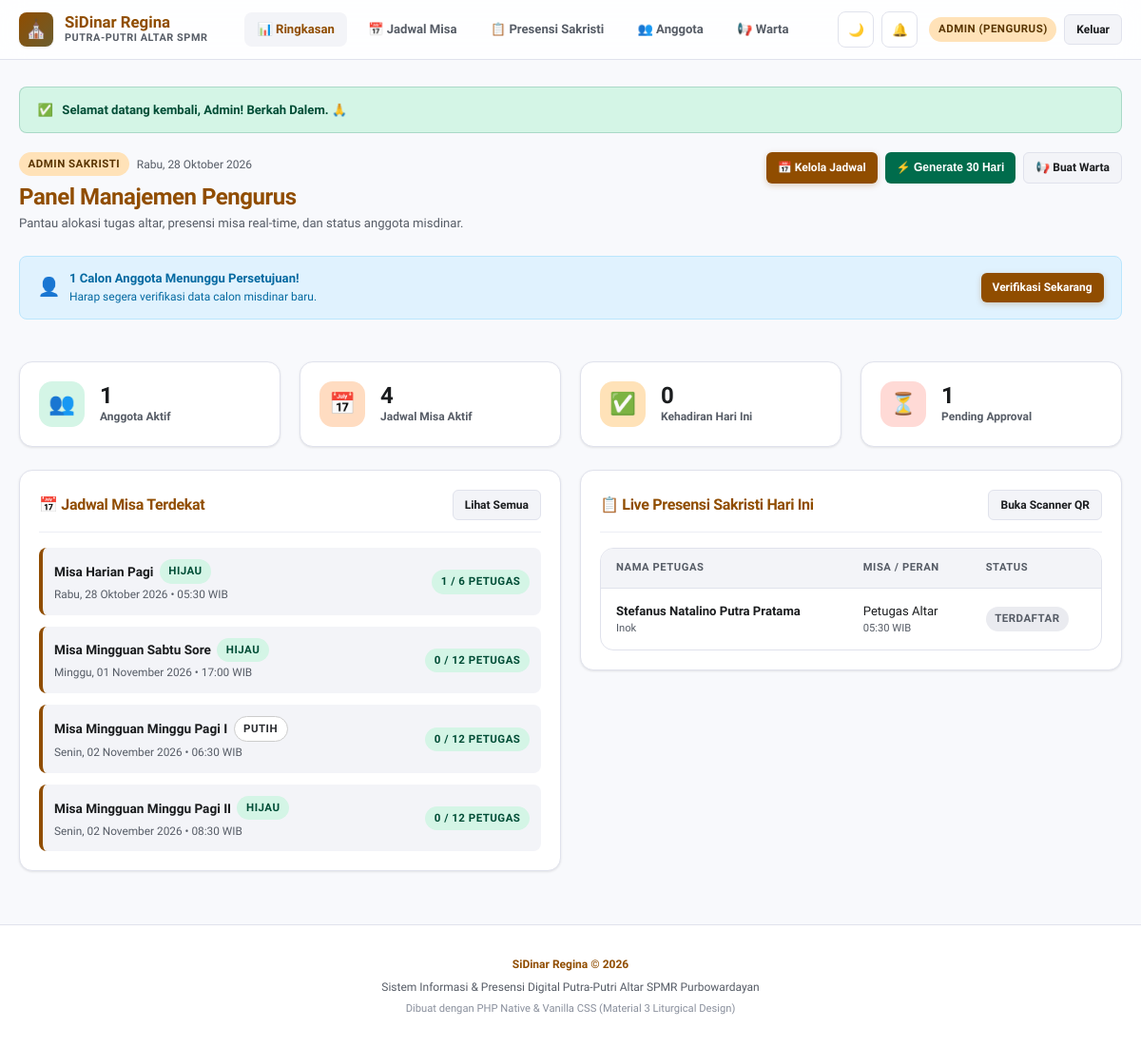
Screenshot of /pengurus/index.php (signed in) with the database file from the repository.
### tables this page shows
CREATE TABLE IF NOT EXISTS `mass_schedules` (
  `id` INT AUTO_INCREMENT PRIMARY KEY,
  `judul_misa` VARCHAR(255) NOT NULL,
  `kategori` ENUM('harian', 'mingguan') NOT NULL DEFAULT 'mingguan',
  `tanggal_misa` DATE NOT NULL,
  `jam_mulai` TIME NOT NULL,
  `kuota_maksimal` INT NOT NULL DEFAULT 12,
  `minggu_ke` INT NOT NULL DEFAULT 1,
  `tahun` INT NOT NULL DEFAULT 2026,
  `tahun_liturgi` VARCHAR(100) DEFAULT 'Tahun B / Liturgi Biasa',
  `warna_liturgi` ENUM('Hijau', 'Putih', 'Merah', 'Ungu', 'Merah Muda') NOT NULL DEFAULT 'Hijau',
  `nama_selebran` VARCHAR(255) DEFAULT 'Romo Paroki',
  `qr_token` VARCHAR(100) NULL,
  `created_at` DATETIME DEFAULT CURRENT_TIMESTAMP
);

CREATE TABLE IF NOT EXISTS `bookings` (
  `id` INT AUTO_INCREMENT PRIMARY KEY,
  `schedule_id` INT NOT NULL,
  `user_id` INT NOT NULL,
  `kategori_misa` ENUM('harian', 'mingguan') NOT NULL DEFAULT 'mingguan',
  `minggu_ke` INT NOT NULL DEFAULT 1,
  `tahun` INT NOT NULL DEFAULT 2026,
  `posisi_tugas` VARCHAR(100) NOT NULL DEFAULT 'Petugas Altar',
  `status_kehadiran` ENUM('terdaftar', 'hadir', 'terlambat', 'izin', 'alpa') NOT NULL DEFAULT 'terdaftar',
  `waktu_checkin` DATETIME NULL,
  `wa_reminder_sent` TINYINT(1) NOT NULL DEFAULT 0,
  `created_at` DATETIME DEFAULT CURRENT_TIMESTAMP,
  INDEX `idx_schedule` (`schedule_id`),
  INDEX `idx_user` (`user_id`),
  CONSTRAINT `fk_bookings_schedule` FOREIGN KEY (`schedule_id`) REFERENCES `mass_schedules` (`id`) ON DELETE CASCADE,
  CONSTRAINT `fk_bookings_user` FOREIGN KEY (`user_id`) REFERENCES `profiles` (`id`) ON DELETE CASCADE
);

CREATE TABLE IF NOT EXISTS `profiles` (
  `id` INT AUTO_INCREMENT PRIMARY KEY,
  `email` VARCHAR(191) NOT NULL UNIQUE,
  `password` VARCHAR(255) NOT NULL,
  `nama_lengkap` VARCHAR(255) NOT NULL,
  `nama_panggilan` VARCHAR(100) NOT NULL,
  `no_telepon` VARCHAR(50) NOT NULL,
  `asal_wilayah_teks` VARCHAR(255) NOT NULL,
  `jenjang` ENUM('SD', 'SMP', 'SMA/K', 'Mahasiswa', 'Umum') NOT NULL DEFAULT 'SMA/K',
  `role` ENUM('anggota', 'pengurus') NOT NULL DEFAULT 'anggota',
  `status` ENUM('pending', 'aktif', 'nonaktif') NOT NULL DEFAULT 'pending',
  `created_at` DATETIME DEFAULT CURRENT_TIMESTAMP,
  `updated_at` DATETIME DEFAULT CURRENT_TIMESTAMP ON UPDATE CURRENT_TIMESTAMP
);

### pengurus/index.php (the view, shortened to what this page needs)
<?php
require_once __DIR__ . '/../includes/functions.php';
$pdo = get_db();
$today = date('Y-m-d');
$countAnggota = $pdo->query("SELECT COUNT(*) FROM profiles WHERE role = 'anggota' AND status = 'aktif'")->fetchColumn();
$countPending = $pdo->query("SELECT COUNT(*) FROM profiles WHERE status = 'pending'")->fetchColumn();
$countJadwal = $pdo->prepare("SELECT COUNT(*) FROM mass_schedules WHERE tanggal_misa >= ?");
$countJadwal->execute([$today]);
$totalJadwal = $countJadwal->fetchColumn();
$countHadirHariIni = $pdo->prepare("
    SELECT COUNT(*) FROM bookings b
    JOIN mass_schedules s ON b.schedule_id = s.id
    WHERE s.tanggal_misa = ? AND b.status_kehadiran IN ('hadir', 'terlambat')
");
$countHadirHariIni->execute([$today]);
$totalHadir = $countHadirHariIni->fetchColumn();
$upcomingStmt = $pdo->prepare("
    SELECT s.*,
           (SELECT COUNT(*) FROM bookings WHERE schedule_id = s.id) AS terisi
    FROM mass_schedules s
    WHERE s.tanggal_misa >= ?
    ORDER BY s.tanggal_misa ASC, s.jam_mulai ASC
    LIMIT 5
");
$upcomingStmt->execute([$today]);
$upcomingSchedules = $upcomingStmt->fetchAll();
$presensiStmt = $pdo->prepare("
    SELECT b.*, s.judul_misa, s.jam_mulai, p.nama_lengkap, p.nama_panggilan
    FROM bookings b
    JOIN mass_schedules s ON b.schedule_id = s.id
    JOIN profiles p ON b.user_id = p.id
    WHERE s.tanggal_misa = ?
    ORDER BY b.waktu_checkin DESC, s.jam_mulai ASC
    LIMIT 6
");
$presensiStmt->execute([$today]);
$recentPresensi = $presensiStmt->fetchAll();
require_once __DIR__ . '/../includes/header.php';
?>
<div style="display: flex; flex-direction: column; gap: 1.5rem;">
  <div style="display: flex; justify-content: space-between; align-items: flex-start; flex-wrap: wrap; gap: 1rem;">
    <div>
      <div style="display: flex; align-items: center; gap: 0.5rem; margin-bottom: 0.25rem;">
        <span class="badge badge-amber">Admin Sakristi</span>
        <span style="font-size: 0.75rem; color: var(--text-muted);"><?= format_indo_date($today) ?></span>
      </div>
      <h1 style="font-size: 1.5rem; color: var(--primary);">Panel Manajemen Pengurus</h1>
      <p style="font-size: 0.82rem; color: var(--text-muted);">
        Pantau alokasi tugas altar, presensi misa real-time, dan status anggota misdinar.
      </p>
    </div>
    <div style="display: flex; gap: 0.5rem; flex-wrap: wrap;">
      <a href="jadwal.php" class="btn btn-primary btn-sm">📅 Kelola Jadwal</a>
      <button type="button" class="btn btn-emerald btn-sm" onclick="triggerAutoGenerate()">⚡ Generate 30 Hari</button>
      <a href="warta.php" class="btn btn-secondary btn-sm">📢 Buat Warta</a>
    </div>
  </div>
  <?php if ($countPending > 0): ?>
    <div class="alert alert-info" style="display: flex; justify-content: space-between; align-items: center;">
      <div style="display: flex; align-items: center; gap: 0.6rem;">
        <span style="font-size: 1.2rem;">👤</span>
        <div>
          <strong><?= $countPending ?> Calon Anggota Menunggu Persetujuan!</strong>
          <div style="font-size: 0.75rem; font-weight: normal;">Harap segera verifikasi data calon misdinar baru.</div>
        </div>
      </div>
      <a href="anggota.php" class="btn btn-primary btn-sm">Verifikasi Sekarang</a>
    </div>
  <?php endif; ?>
  <div class="grid grid-cols-4">
    <div class="card stat-card">
      <div class="stat-icon emerald">👥</div>
      <div class="stat-info">
        <div class="stat-value"><?= $countAnggota ?></div>
        <div class="stat-label">Anggota Aktif</div>
      </div>
    </div>
    <div class="card stat-card">
      <div class="stat-icon primary">📅</div>
      <div class="stat-info">
        <div class="stat-value"><?= $totalJadwal ?></div>
        <div class="stat-label">Jadwal Misa Aktif</div>
      </div>
    </div>
    <div class="card stat-card">
      <div class="stat-icon gold">✅</div>
      <div class="stat-info">
        <div class="stat-value"><?= $totalHadir ?></div>
        <div class="stat-label">Kehadiran Hari Ini</div>
      </div>
    </div>
    <div class="card stat-card">
      <div class="stat-icon red">⏳</div>
      <div class="stat-info">
        <div class="stat-value"><?= $countPending ?></div>
        <div class="stat-label">Pending Approval</div>
      </div>
    </div>
  </div>
  <div class="grid grid-cols-2" style="align-items: start;">
    <div class="card">
      <div class="card-header">
        <h3 class="card-title">📅 Jadwal Misa Terdekat</h3>
        <a href="jadwal.php" class="btn btn-secondary btn-sm">Lihat Semua</a>
      </div>
      <?php if (empty($upcomingSchedules)): ?>
        <p style="text-align: center; color: var(--text-muted); font-size: 0.8rem; padding: 1.5rem 0;">
          Belum ada jadwal misa aktif. Klik "Generate 30 Hari" untuk membuat jadwal otomatis.
        </p>
      <?php else: ?>
        <div style="display: flex; flex-direction: column; gap: 0.75rem;">
          <?php foreach ($upcomingSchedules as $s): ?>
            <div style="display: flex; justify-content: space-between; align-items: center; padding: 0.75rem; background: var(--surface-low); border-radius: var(--radius-sm); border-left: 4px solid var(--primary);">
              <div>
                <div style="display: flex; align-items: center; gap: 0.4rem; margin-bottom: 0.2rem;">
                  <strong style="font-size: 0.85rem;"><?= htmlspecialchars($s['judul_misa']) ?></strong>
                  <?= get_liturgical_badge($s['warna_liturgi']) ?>
                </div>
                <div style="font-size: 0.74rem; color: var(--text-muted);">
                  <?= format_indo_date($s['tanggal_misa']) ?> • <?= format_indo_time($s['jam_mulai']) ?>
                </div>
              </div>
              <div style="text-align: right;">
                <span class="badge <?= $s['terisi'] >= $s['kuota_maksimal'] ? 'badge-amber' : 'badge-emerald' ?>">
                  <?= $s['terisi'] ?> / <?= $s['kuota_maksimal'] ?> Petugas
                </span>
              </div>
            </div>
          <?php endforeach; ?>
        </div>
      <?php endif; ?>
    </div>
    <div class="card">
      <div class="card-header">
        <h3 class="card-title">📋 Live Presensi Sakristi Hari Ini</h3>
        <a href="presensi.php" class="btn btn-secondary btn-sm">Buka Scanner QR</a>
      </div>
      <?php if (empty($recentPresensi)): ?>
        <div style="text-align: center; color: var(--text-muted); font-size: 0.8rem; padding: 1.5rem 0;">
          Belum ada catatan presensi misa untuk hari ini.
        </div>
      <?php else: ?>
        <div class="table-responsive">
          <table>
            <thead>
              <tr>
                <th>Nama Petugas</th>
                <th>Misa / Peran</th>
                <th>Status</th>
              </tr>
            </thead>
            <tbody>
              <?php foreach ($recentPresensi as $p): ?>
                <tr>
                  <td>
                    <strong><?= htmlspecialchars($p['nama_lengkap']) ?></strong>
                    <div style="font-size: 0.7rem; color: var(--text-muted);"><?= htmlspecialchars($p['nama_panggilan']) ?></div>
                  </td>
                  <td>
                    <div><?= htmlspecialchars($p['posisi_tugas']) ?></div>
                    <div style="font-size: 0.7rem; color: var(--text-muted);"><?= format_indo_time($p['jam_mulai']) ?></div>
                  </td>
                  <td>
                    <?= get_attendance_badge($p['status_kehadiran']) ?>
                  </td>
                </tr>
              <?php endforeach; ?>
            </tbody>
          </table>
        </div>
      <?php endif; ?>
    </div>
  </div>
</div>
<?php require_once __DIR__ . '/../includes/footer.php'; ?>

### includes/functions.php (shortened to what this page needs)
<?php
function format_indo_date(string $date): string {
    $timestamp = strtotime($date);
    $hari = [
        'Sunday' => 'Minggu',
        'Monday' => 'Senin',
        'Tuesday' => 'Selasa',
        'Wednesday' => 'Rabu',
        'Thursday' => 'Kamis',
        'Friday' => 'Jumat',
        'Saturday' => 'Sabtu'
    ];
    $bulan = [
        1 => 'Januari', 'Februari', 'Maret', 'April', 'Mei', 'Juni',
        'Juli', 'Agustus', 'September', 'Oktober', 'November', 'Desember'
    ];
    $dayName = $hari[date('l', $timestamp)] ?? '';
    $day = date('d', $timestamp);
    $month = $bulan[(int)date('m', $timestamp)] ?? '';
    $year = date('Y', $timestamp);
    return "$dayName, $day $month $year";
}
function format_indo_time(string $time): string {
    return substr($time, 0, 5) . ' WIB';
}
function get_liturgical_badge(string $warna): string {
    $warna = ucfirst(strtolower($warna));
    $classes = [
        'Hijau' => 'badge-emerald',
        'Putih' => 'badge-light',
        'Merah' => 'badge-red',
        'Ungu' => 'badge-purple',
        'Merah Muda' => 'badge-pink'
    ];
    $cls = $classes[$warna] ?? 'badge-emerald';
    return '<span class="badge ' . $cls . '">' . htmlspecialchars($warna) . '</span>';
}
function get_attendance_badge(string $status): string {
    $status = strtolower($status);
    $map = [
        'hadir' => ['bg' => 'badge-emerald', 'label' => 'Hadir'],
        'terlambat' => ['bg' => 'badge-amber', 'label' => 'Terlambat'],
        'izin' => ['bg' => 'badge-blue', 'label' => 'Izin'],
        'alpa' => ['bg' => 'badge-red', 'label' => 'Alpa'],
        'terdaftar' => ['bg' => 'badge-gray', 'label' => 'Terdaftar']
    ];
    $badge = $map[$status] ?? ['bg' => 'badge-gray', 'label' => ucfirst($status)];
    return '<span class="badge ' . $badge['bg'] . '">' . htmlspecialchars($badge['label']) . '</span>';
}

### rows the page displays
mass_schedules: judul_misa "Misa Harian Pagi", warna_liturgi "HIJAU", tanggal_misa "Rabu, 28 Oktober 2026", jam_mulai "05:30 WIB", terisi "1", kuota_maksimal "6"
mass_schedules: judul_misa "Misa Mingguan Sabtu Sore", warna_liturgi "HIJAU", tanggal_misa "Minggu, 01 November 2026", jam_mulai "17:00 WIB", terisi "0", kuota_maksimal "12"
mass_schedules: judul_misa "Misa Mingguan Minggu Pagi I", warna_liturgi "PUTIH", tanggal_misa "Senin, 02 November 2026", jam_mulai "06:30 WIB", terisi "0", kuota_maksimal "12"
mass_schedules: judul_misa "Misa Mingguan Minggu Pagi II", warna_liturgi "HIJAU", tanggal_misa "Senin, 02 November 2026", jam_mulai "08:30 WIB", terisi "0", kuota_maksimal "12"
bookings: user.nama_lengkap "Stefanus Natalino Putra Pratama", user.nama_panggilan "Inok", posisi_tugas "Petugas Altar", schedule.jam_mulai "05:30 WIB", status_kehadiran "TERDAFTAR"

### other values shown
$current_user['nama_panggilan'] "ADMIN"
$current_user['role'] "PENGURUS"
$flash['message'] "Selamat datang kembali, Admin! Berkah Dalem. 🙏"
$countPending "1"
$countAnggota "1"
$totalJadwal "4"
$totalHadir "0"
